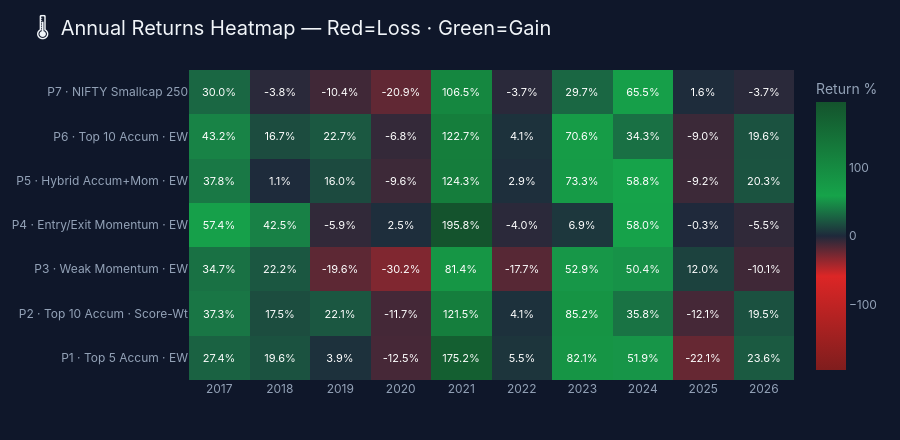

Notebook code for this chart:
### Markdown cell above
## 3. Annual Returns Heatmap

### Code cell
z = ret_df[portfolios].T.values
text_vals = [[f'{v:.1f}%' for v in row] for row in z]
y_labels = [PORT_LABELS[p] for p in portfolios]

fig = go.Figure(go.Heatmap(
    z=z,
    x=[str(y) for y in years],
    y=y_labels,
    text=text_vals,
    texttemplate='%{text}',
    textfont=dict(size=11, color='white'),
    colorscale=[
        [0.0, '#7F1D1D'],
        [0.35, '#DC2626'],
        [0.50, '#1E293B'],
        [0.65, '#16A34A'],
        [1.0, '#14532D']
    ],
    zmid=0,
    colorbar=dict(
        title=dict(text='Return %', font=dict(color=TXT2)),
        tickfont=dict(color=TXT2),
    ),
    hovertemplate='<b>%{y}</b><br>Year: %{x}<br>Return: %{text}<extra></extra>'
))

layout = dark_layout('🌡️  Annual Returns Heatmap — Red=Loss · Green=Gain', h=440)
layout.pop('hovermode')
layout['xaxis']['side'] = 'bottom'
fig.update_layout(**layout)
fig.show()

### Figure 1 — Plotly figure (JSON) as saved in the notebook; plotly's stock layout.template omitted (floating-point values rounded to 4 significant figures)
{"data": [{"colorbar": {"tickfont": {"color": "#94A3B8"}, "title": {"font": {"color": "#94A3B8"}, "text": "Return %"}}, "colorscale": [[0, "#7F1D1D"], [0.35, "#DC2626"], [0.5, "#1E293B"], [0.65, "#16A34A"], [1, "#14532D"]], "hovertemplate": "<b>%{y}</b><br>Year: %{x}<br>Return: %{text}<extra></extra>", "text": [["27.4%", "19.6%", "3.9%", "-12.5%", "175.2%", "5.5%", "82.1%", "51.9%", "-22.1%", "23.6%"], ["37.3%", "17.5%", "22.1%", "-11.7%", "121.5%", "4.1%", "85.2%", "35.8%", "-12.1%", "19.5%"], ["34.7%", "22.2%", "-19.6%", "-30.2%", "81.4%", "-17.7%", "52.9%", "50.4%", "12.0%", "-10.1%"], ["57.4%", "42.5%", "-5.9%", "2.5%", "195.8%", "-4.0%", "6.9%", "58.0%", "-0.3%", "-5.5%"], ["37.8%", "1.1%", "16.0%", "-9.6%", "124.3%", "2.9%", "73.3%", "58.8%", "-9.2%", "20.3%"], ["43.2%", "16.7%", "22.7%", "-6.8%", "122.7%", "4.1%", "70.6%", "34.3%", "-9.0%", "19.6%"], ["30.0%", "-3.8%", "-10.4%", "-20.9%", "106.5%", "-3.7%", "29.7%", "65.5%", "1.6%", "-3.7%"]], "textfont": {"color": "white", "size": 11}, "texttemplate": "%{text}", "type": "heatmap", "x": ["2017", "2018", "2019", "2020", "2021", "2022", "2023", "2024", "2025", "2026"], "y": ["P1 · Top 5 Accum · EW", "P2 · Top 10 Accum · Score-Wt", "P3 · Weak Momentum · EW", "P4 · Entry/Exit Momentum · EW", "P5 · Hybrid Accum+Mom · EW", "P6 · Top 10 Accum · EW", "P7 · NIFTY Smallcap 250"], "z": [[27.43, 19.62, 3.9, -12.5, 175.2, 5.54, 82.09, 51.93, -22.14, 23.57], [37.3, 17.5, 22.12, -11.69, 121.5, 4.07, 85.16, 35.81, -12.06, 19.49], [34.66, 22.23, -19.59, -30.23, 81.4, -17.66, 52.87, 50.36, 11.99, -10.06], [57.4, 42.55, -5.9, 2.51, 195.8, -4.0, 6.94, 58.05, -0.27, -5.55], [37.83, 1.15, 16.01, -9.62, 124.3, 2.89, 73.29, 58.8, -9.21, 20.29], [43.2, 16.73, 22.69, -6.75, 122.7, 4.1, 70.61, 34.31, -8.97, 19.57], [29.98, -3.83, -10.38, -20.85, 106.5, -3.7, 29.74, 65.52, 1.59, -3.69]], "zmid": 0}], "layout": {"font": {"color": "#94A3B8", "family": "Inter, sans-serif", "size": 12}, "height": 440, "legend": {"bgcolor": "rgba(0,0,0,0)", "bordercolor": "#334155", "font": {"color": "#94A3B8"}}, "margin": {"b": 60, "l": 60, "r": 30, "t": 70}, "paper_bgcolor": "#0F172A", "plot_bgcolor": "#1E293B", "title": {"font": {"color": "#F1F5F9", "family": "Inter, sans-serif", "size": 20}, "text": "🌡️  Annual Returns Heatmap — Red=Loss · Green=Gain", "x": 0.04}, "xaxis": {"gridcolor": "#334155", "showline": false, "side": "bottom", "tickfont": {"color": "#94A3B8"}, "zeroline": false}, "yaxis": {"gridcolor": "#334155", "showline": false, "tickfont": {"color": "#94A3B8"}, "zeroline": false}}}
